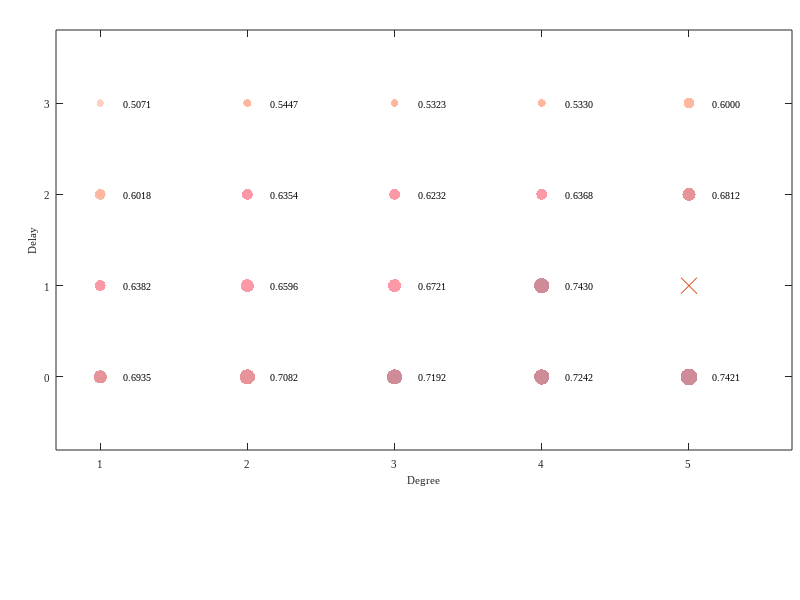

Write the MATLAB code that produced this figure.
yy = [0, 0, 0, 0, 0, 1, 1, 1, 1, 2, 2, 2, 2, 2, 3, 3, 3, 3, 3];
xx = [1, 2, 3, 4, 5, 1, 2, 3, 4, 1, 2, 3, 4, 5, 1, 2, 3, 4, 5];
sz =[0.62, 0.8, 0.81, 0.82, 1, 0.42, 0.6, 0.6, 0.83, 0.4, 0.42, 0.41, 0.42, 0.61, 0.2, 0.23, 0.21, 0.22, 0.4];
ssz = [0.6935, 0.7082, 0.7192, 0.7242, 0.7421, 0.6382, 0.6596, 0.6721, 0.7430, 0.6018, 0.6354, 0.6232,...
    0.6368, 0.6812, 0.5071, 0.5447, 0.5323, 0.533, 0.6000];
szz = num2str(ssz', '%.4f\n');
sz =  150 * sz;
yy1 = 1;
xx1 = 5;
sz1 = 300 * 0.446303279;
ssz1 = 0.446;
szz1 = num2str(ssz1');

figureUnits = 'centimeters';
fig = figure;
set(gcf, 'unit', 'centimeters', 'position', [8, 6, 8, 3])
set(gca, 'Fontsize', 8, 'FontName', 'Times New Roman', 'position', [0.07, 0.25, 0.92, 0.7]);
hold on

map = [255 186 163
       255 154 118
       249 109 128
       220 100 110
       187  89 107]/255;
colormap(map);
aa = num2str([1; 2],'%.4f\n');

scatter(xx, yy, sz, sz, 'filled', 'MarkerFaceAlpha', 0.7)
hXLabel = xlabel('Degree');
hYLabel = ylabel('Delay');
scatter(xx1, yy1, sz1, 'x', 'MarkerFaceAlpha', 0.7)
text(xx + 0.16, yy , szz, 'FontSize', 7, 'FontName', 'Times New Roman');

set(gca, 'Box', 'on', ...                                        
         'XGrid', 'off', 'YGrid', 'off', ...                     
         'XMinorTick', 'off', 'YMinorTick', 'off', ...          
         'XTick', 1 : 1 : 5,...                                    
         'XLim', [0.7 5.7],...
         'YTick', 0 : 1: 3,...
         'YLim', [-0.8 3.8])

set(gca, 'FontName', 'Times New Roman')
set([hXLabel, hYLabel], 'FontName', 'Times New Roman')
set(gca, 'FontSize', 8, 'FontName', 'Times New Roman')
set([hXLabel, hYLabel], 'FontSize', 8, 'FontName', 'Times New Roman')
set(gcf, 'Color', [1 1 1])